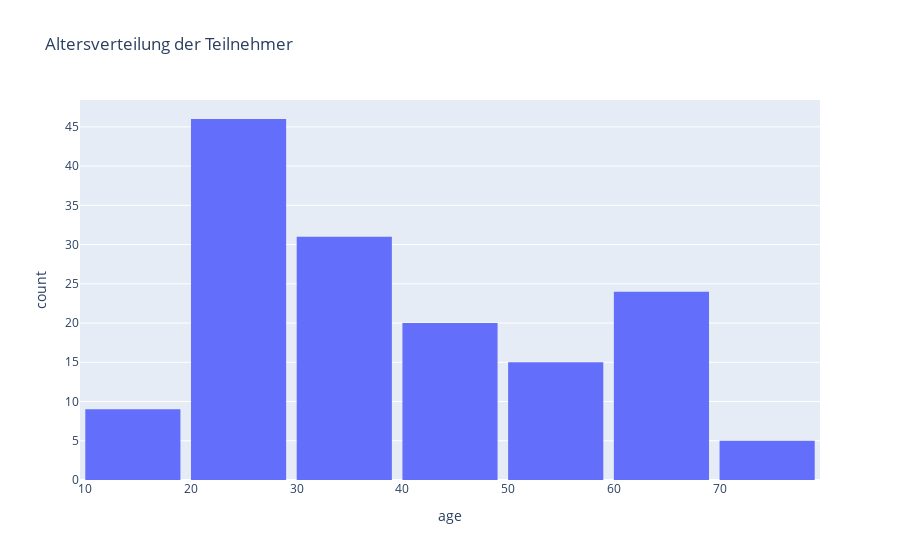
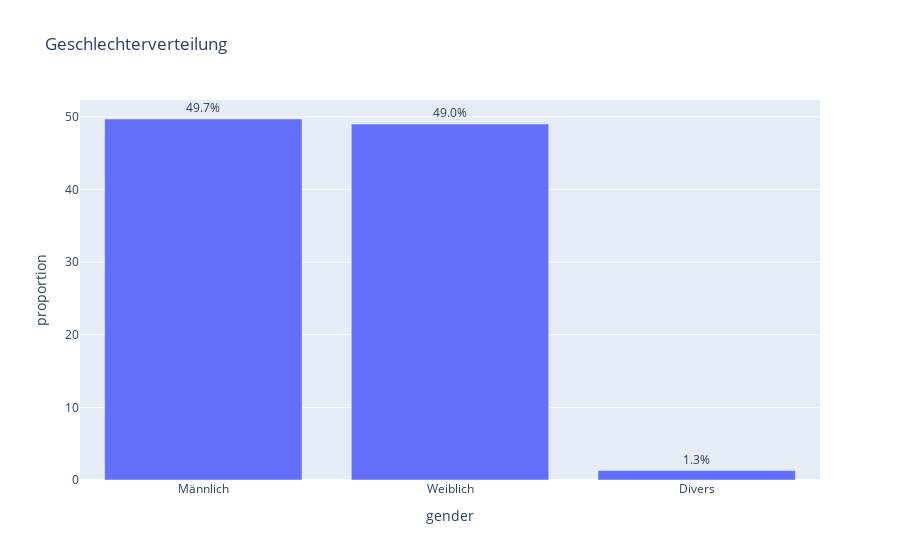
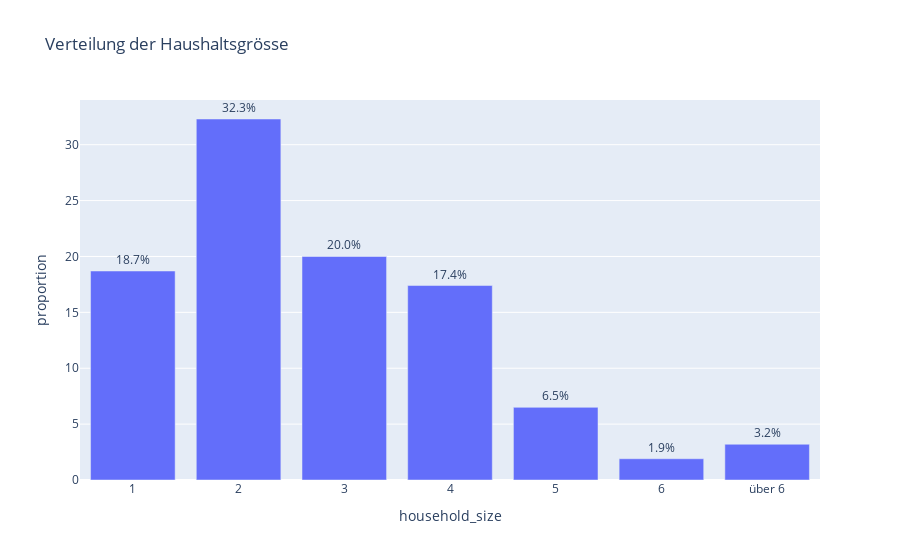
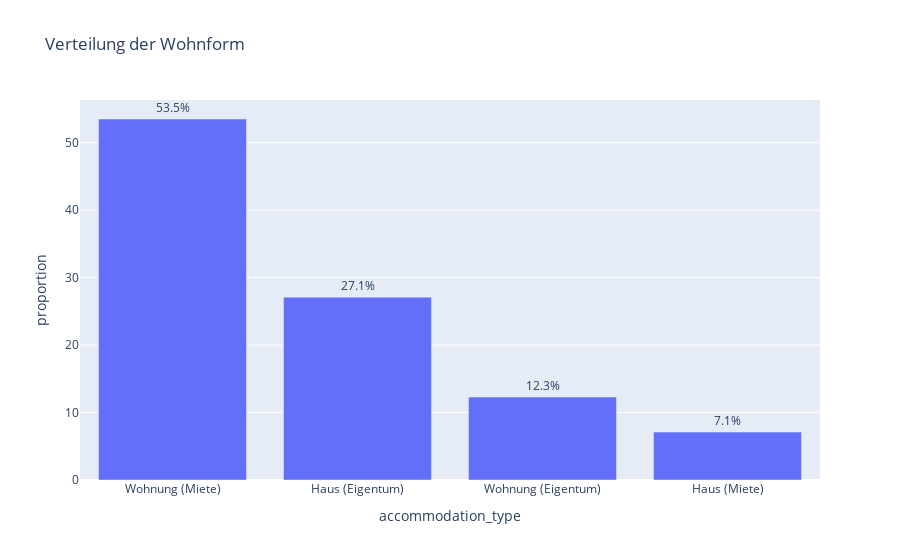

Notebook code cell kept with these figures, in order:
### Code cell
# Stelle sicher, dass df_respondents_unique aus dem vorherigen Code-Schnipsel existiert und nicht leer ist.
if 'df_respondents_unique' in locals() and not df_respondents_unique.empty:
    print(f"Beginne deskriptive Analyse der Stichprobe (N={len(df_respondents_unique)}).")

    # --- Q1: Alter ---
    # 'age' sollte bereits numerisch sein aus Abschnitt 0
    if 'age' in df_respondents_unique.columns:
        print("\n--- Q1: Alter ---")
        print("Deskriptive Statistik für Alter:")
        # display(df_respondents_unique['age'].describe())
        print(df_respondents_unique['age'].describe())
        
        fig_age_hist = px.histogram(df_respondents_unique.dropna(subset=['age']), x='age', nbins=10, title='Altersverteilung der Teilnehmer')
        fig_age_hist.update_layout(bargap=0.1)
        fig_age_hist.show()
        
        # Optional: Altersgruppen bilden für spätere Analysen oder tabellarische Darstellung
        # age_bins = [0, 18, 25, 35, 45, 55, 65, 120]
        # age_labels = ["<18", "18-25", "26-35", "36-45", "46-55", "56-65", "65+"]
        # df_respondents_unique['age_group'] = pd.cut(df_respondents_unique['age'], bins=age_bins, labels=age_labels, right=False)
        # print("\nVerteilung der Altersgruppen:")
        # print(df_respondents_unique['age_group'].value_counts(normalize=True).mul(100).round(1).sort_index())
    else:
        print("WARNUNG: Spalte 'age' nicht in df_respondents_unique gefunden.")

    # --- Q2: Geschlecht ---
    if 'gender' in df_respondents_unique.columns:
        print("\n--- Q2: Geschlecht ---")
        gender_counts = df_respondents_unique['gender'].value_counts(normalize=True).mul(100).round(1)
        # display(gender_counts.to_frame(name='Anteil (%)'))
        print(gender_counts.to_frame(name='Anteil (%)'))
        fig_gender = px.bar(gender_counts.reset_index(), x='gender', y='proportion', title='Geschlechterverteilung', text_auto=True)
        fig_gender.update_traces(texttemplate='%{y:.1f}%', textposition='outside')
        fig_gender.show()
    else:
        print("WARNUNG: Spalte 'gender' nicht in df_respondents_unique gefunden.")

    # --- Q3: Haushaltsgrösse ---
    # 'household_size' muss ggf. noch in einen geordneten kategorischen oder numerischen Typ umgewandelt werden für eine sinnvolle Sortierung.
    if 'household_size' in df_respondents_unique.columns:
        print("\n--- Q3: Haushaltsgrösse ---")
        # Ggf. Werte wie ">6" oder "Über 6" behandeln und sortieren
        household_counts = df_respondents_unique['household_size'].value_counts(normalize=True).mul(100).round(1).sort_index()
        # display(household_counts.to_frame(name='Anteil (%)'))
        print(household_counts.to_frame(name='Anteil (%)'))
        fig_household = px.bar(household_counts.reset_index(), x='household_size', y='proportion', title='Verteilung der Haushaltsgrösse', text_auto=True)
        fig_household.update_traces(texttemplate='%{y:.1f}%', textposition='outside')
        fig_household.update_xaxes(categoryorder='array', categoryarray=sorted(df_respondents_unique['household_size'].dropna().unique())) # Versuch der Sortierung
        fig_household.show()
    else:
        print("WARNUNG: Spalte 'household_size' nicht in df_respondents_unique gefunden.")

    # --- Q4: Wohnform ---
    if 'accommodation_type' in df_respondents_unique.columns:
        print("\n--- Q4: Wohnform ---")
        accommodation_counts = df_respondents_unique['accommodation_type'].value_counts(normalize=True).mul(100).round(1)
        # display(accommodation_counts.to_frame(name='Anteil (%)'))
        print(accommodation_counts.to_frame(name='Anteil (%)'))
        fig_accommodation = px.bar(accommodation_counts.reset_index(), x='accommodation_type', y='proportion', title='Verteilung der Wohnform', text_auto=True)
        fig_accommodation.update_traces(texttemplate='%{y:.1f}%', textposition='outside')
        fig_accommodation.show()
    else:
        print("WARNUNG: Spalte 'accommodation_type' nicht in df_respondents_unique gefunden.")

    # --- Q5: Strombezug ---
    if 'electricity_type' in df_respondents_unique.columns:
        print("\n--- Q5: Strombezug ---")
        electricity_counts = df_respondents_unique['electricity_type'].value_counts(normalize=True).mul(100).round(1)
        # display(electricity_counts.to_frame(name='Anteil (%)'))
        print(electricity_counts.to_frame(name='Anteil (%)'))
        fig_electricity = px.bar(electricity_counts.reset_index(), x='electricity_type', y='proportion', title='Verteilung des Strombezugs', text_auto=True)
        fig_electricity.update_traces(texttemplate='%{y:.1f}%', textposition='outside')
        fig_electricity.update_xaxes(tickangle=30) # Für bessere Lesbarkeit langer Labels
        fig_electricity.show()
    else:
        print("WARNUNG: Spalte 'electricity_type' nicht in df_respondents_unique gefunden.")

    # --- Q13: Haushaltseinkommen ---
    # 'q13_income' sollte als geordnete Kategorie behandelt werden für korrekte Sortierung in Plots/Tabellen
    if 'q13_income' in df_respondents_unique.columns:
        print("\n--- Q13: Haushaltseinkommen ---")
        income_order = [
            "Unter 3.000 CHF", "3.000 - 5.000 CHF", "5.001 - 7.000 CHF",
            "7.001 - 10.000 CHF", "Über 10.000 CHF", "Keine Angabe"
        ]
        # df_respondents_unique['q13_income_cat'] = pd.Categorical(
        #     df_respondents_unique['q13_income'], categories=income_order, ordered=True
        # )
        # income_counts = df_respondents_unique['q13_income_cat'].value_counts(normalize=True).mul(100).round(1).sort_index()
        # Stattdessen direkt mit der Originalspalte arbeiten und Plotly die Sortierung überlassen:
        income_counts = df_respondents_unique['q13_income'].value_counts(normalize=True).mul(100).round(1)
        income_counts = income_counts.reindex(income_order).fillna(0) # Sortieren und fehlende Kategorien mit 0 füllen

        # display(income_counts.to_frame(name='Anteil (%)'))
        print(income_counts.to_frame(name='Anteil (%)'))
        fig_income = px.bar(income_counts.reset_index(), x='q13_income', y='proportion', title='Verteilung des monatl. Haushaltsnettoeinkommens', text_auto=True)
        fig_income.update_traces(texttemplate='%{y:.1f}%', textposition='outside')
        fig_income.update_xaxes(categoryorder='array', categoryarray=income_order, tickangle=30)
        fig_income.show()
    else:
        print("WARNUNG: Spalte 'q13_income' nicht in df_respondents_unique gefunden.")

    # --- Q14: Bildungsabschluss ---
    # 'q14_education' könnte auch als geordnete Kategorie sinnvoll sein.
    if 'q14_education' in df_respondents_unique.columns:
        print("\n--- Q14: Höchster Bildungsabschluss ---")
        education_order = [ # Passe diese Reihenfolge ggf. an deine exakten Kategorien und gewünschte Logik an
            "Keine Schulbildung", "Grundschule", "Sekundarschule/Realschule",
            "Berufsausbildung/Lehre/Maturität", "Fachhochschule/Bachelor",
            "Universität/Master", "Promotion oder höher", "Keine Angabe"
        ]
        education_counts = df_respondents_unique['q14_education'].value_counts(normalize=True).mul(100).round(1)
        try: # Versuche zu sortieren, falls Kategorien in `education_order` existieren
            education_counts = education_counts.reindex(education_order).fillna(0)
        except KeyError:
            print("WARNUNG: Nicht alle Bildungskategorien aus `education_order` in den Daten gefunden. Unsortierte Ausgabe.")
            education_counts = education_counts.sort_index() # Fallback: alphabetisch sortieren

        # display(education_counts.to_frame(name='Anteil (%)'))
        print(education_counts.to_frame(name='Anteil (%)'))
        fig_education = px.bar(education_counts.reset_index(), x='q14_education', y='proportion', title='Verteilung des höchsten Bildungsabschlusses', text_auto=True)
        fig_education.update_traces(texttemplate='%{y:.1f}%', textposition='outside')
        fig_education.update_xaxes(categoryorder='array', categoryarray=education_order, tickangle=30)
        fig_education.show()
    else:
        print("WARNUNG: Spalte 'q14_education' nicht in df_respondents_unique gefunden.")

    # --- Q15: Politische Präferenz (optional) ---
    if 'q15_party' in df_respondents_unique.columns:
        print("\n--- Q15: Politische Präferenz ---")
        party_counts = df_respondents_unique['q15_party'].value_counts(normalize=True).mul(100).round(1)
        # display(party_counts.to_frame(name='Anteil (%)'))
        print(party_counts.to_frame(name='Anteil (%)'))
        # Für Plot ggf. kleine Parteien zu "Andere" zusammenfassen oder nur Top N zeigen
        fig_party = px.bar(party_counts.reset_index(), x='q15_party', y='proportion', title='Verteilung der politischen Präferenz', text_auto=True)
        fig_party.update_traces(texttemplate='%{y:.1f}%', textposition='outside')
        fig_party.update_xaxes(tickangle=30)
        fig_party.show()
    else:
        print("WARNUNG: Spalte 'q15_party' nicht in df_respondents_unique gefunden.")

else:
    print("FEHLER: df_respondents_unique ist nicht verfügbar oder leer. Deskriptive Analyse der Stichprobe kann nicht durchgeführt werden.")

print("\n--- Abschnitt 1: Deskriptive Statistik der Stichprobe Abgeschlossen ---")

### Figure 1 — Plotly figure (JSON) as saved in the notebook; plotly's stock layout.template omitted (floating-point values rounded to 4 significant figures; data arrays with more than 128 entries replaced by an {"elided": "..."} marker saying what was removed)
{"data": [{"bingroup": "x", "hovertemplate": "age=%{x}<br>count=%{y}<extra></extra>", "legendgroup": "", "marker": {"color": "#636efa", "pattern": {"shape": ""}}, "name": "", "nbinsx": 10, "orientation": "v", "showlegend": false, "type": "histogram", "x": {"elided": "150 float values"}, "xaxis": "x", "yaxis": "y"}], "layout": {"bargap": 0.1, "barmode": "relative", "legend": {"tracegroupgap": 0}, "title": {"text": "Altersverteilung der Teilnehmer"}, "xaxis": {"anchor": "y", "domain": [0, 1], "title": {"text": "age"}}, "yaxis": {"anchor": "x", "domain": [0, 1], "title": {"text": "count"}}}}

### Figure 2 — Plotly figure (JSON) as saved in the notebook; plotly's stock layout.template omitted (floating-point values rounded to 4 significant figures)
{"data": [{"hovertemplate": "gender=%{x}<br>proportion=%{y}<extra></extra>", "legendgroup": "", "marker": {"color": "#636efa", "pattern": {"shape": ""}}, "name": "", "orientation": "v", "showlegend": false, "textposition": "outside", "texttemplate": "%{y:.1f}%", "type": "bar", "x": ["Männlich", "Weiblich", "Divers"], "xaxis": "x", "y": [49.7, 49.0, 1.3], "yaxis": "y"}], "layout": {"barmode": "relative", "legend": {"tracegroupgap": 0}, "title": {"text": "Geschlechterverteilung"}, "xaxis": {"anchor": "y", "domain": [0, 1], "title": {"text": "gender"}}, "yaxis": {"anchor": "x", "domain": [0, 1], "title": {"text": "proportion"}}}}

### Figure 3 — Plotly figure (JSON) as saved in the notebook; plotly's stock layout.template omitted (floating-point values rounded to 4 significant figures)
{"data": [{"hovertemplate": "household_size=%{x}<br>proportion=%{y}<extra></extra>", "legendgroup": "", "marker": {"color": "#636efa", "pattern": {"shape": ""}}, "name": "", "orientation": "v", "showlegend": false, "textposition": "outside", "texttemplate": "%{y:.1f}%", "type": "bar", "x": ["1", "2", "3", "4", "5", "6", "über 6"], "xaxis": "x", "y": [18.7, 32.3, 20.0, 17.4, 6.5, 1.9, 3.2], "yaxis": "y"}], "layout": {"barmode": "relative", "legend": {"tracegroupgap": 0}, "title": {"text": "Verteilung der Haushaltsgrösse"}, "xaxis": {"anchor": "y", "categoryarray": ["1", "2", "3", "4", "5", "6", "über 6"], "categoryorder": "array", "domain": [0, 1], "title": {"text": "household_size"}}, "yaxis": {"anchor": "x", "domain": [0, 1], "title": {"text": "proportion"}}}}

### Figure 4 — Plotly figure (JSON) as saved in the notebook; plotly's stock layout.template omitted (floating-point values rounded to 4 significant figures)
{"data": [{"hovertemplate": "accommodation_type=%{x}<br>proportion=%{y}<extra></extra>", "legendgroup": "", "marker": {"color": "#636efa", "pattern": {"shape": ""}}, "name": "", "orientation": "v", "showlegend": false, "textposition": "outside", "texttemplate": "%{y:.1f}%", "type": "bar", "x": ["Wohnung (Miete)", "Haus (Eigentum)", "Wohnung (Eigentum)", "Haus (Miete)"], "xaxis": "x", "y": [53.5, 27.1, 12.3, 7.1], "yaxis": "y"}], "layout": {"barmode": "relative", "legend": {"tracegroupgap": 0}, "title": {"text": "Verteilung der Wohnform"}, "xaxis": {"anchor": "y", "domain": [0, 1], "title": {"text": "accommodation_type"}}, "yaxis": {"anchor": "x", "domain": [0, 1], "title": {"text": "proportion"}}}}
